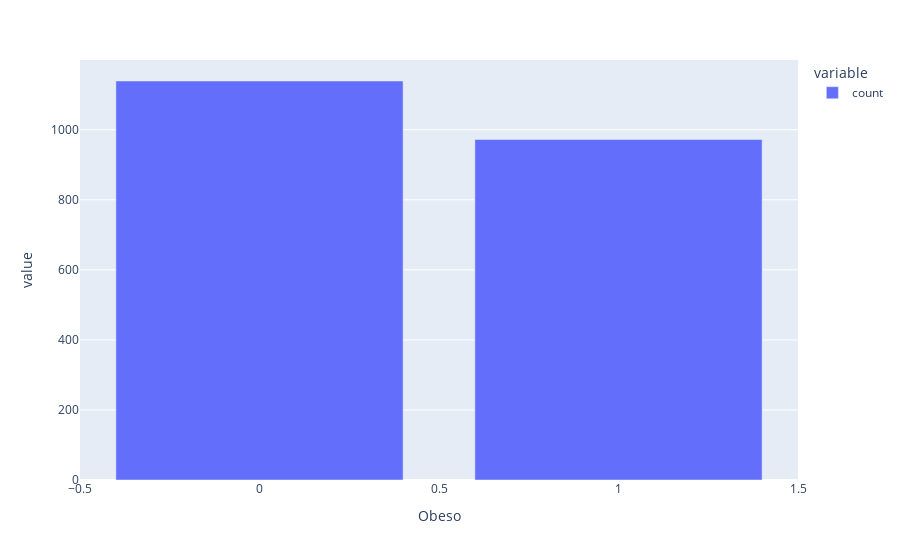

Write notebook code for a chart like this one.
### Code cell
#EDA 
px.bar(df_obesiddade.value_counts('Obeso'))

### Figure 1 — Plotly figure (JSON) as saved in the notebook; plotly's stock layout.template omitted (floating-point values rounded to 4 significant figures)
{"data": [{"alignmentgroup": "True", "hovertemplate": "variable=count<br>Obeso=%{x}<br>value=%{y}<extra></extra>", "legendgroup": "count", "marker": {"color": "#636efa", "pattern": {"shape": ""}}, "name": "count", "offsetgroup": "count", "orientation": "v", "showlegend": true, "textposition": "auto", "type": "bar", "x": [0, 1], "xaxis": "x", "y": [1139, 972], "yaxis": "y"}], "layout": {"barmode": "relative", "legend": {"title": {"text": "variable"}, "tracegroupgap": 0}, "margin": {"t": 60}, "xaxis": {"anchor": "y", "domain": [0, 1], "title": {"text": "Obeso"}}, "yaxis": {"anchor": "x", "domain": [0, 1], "title": {"text": "value"}}}}
